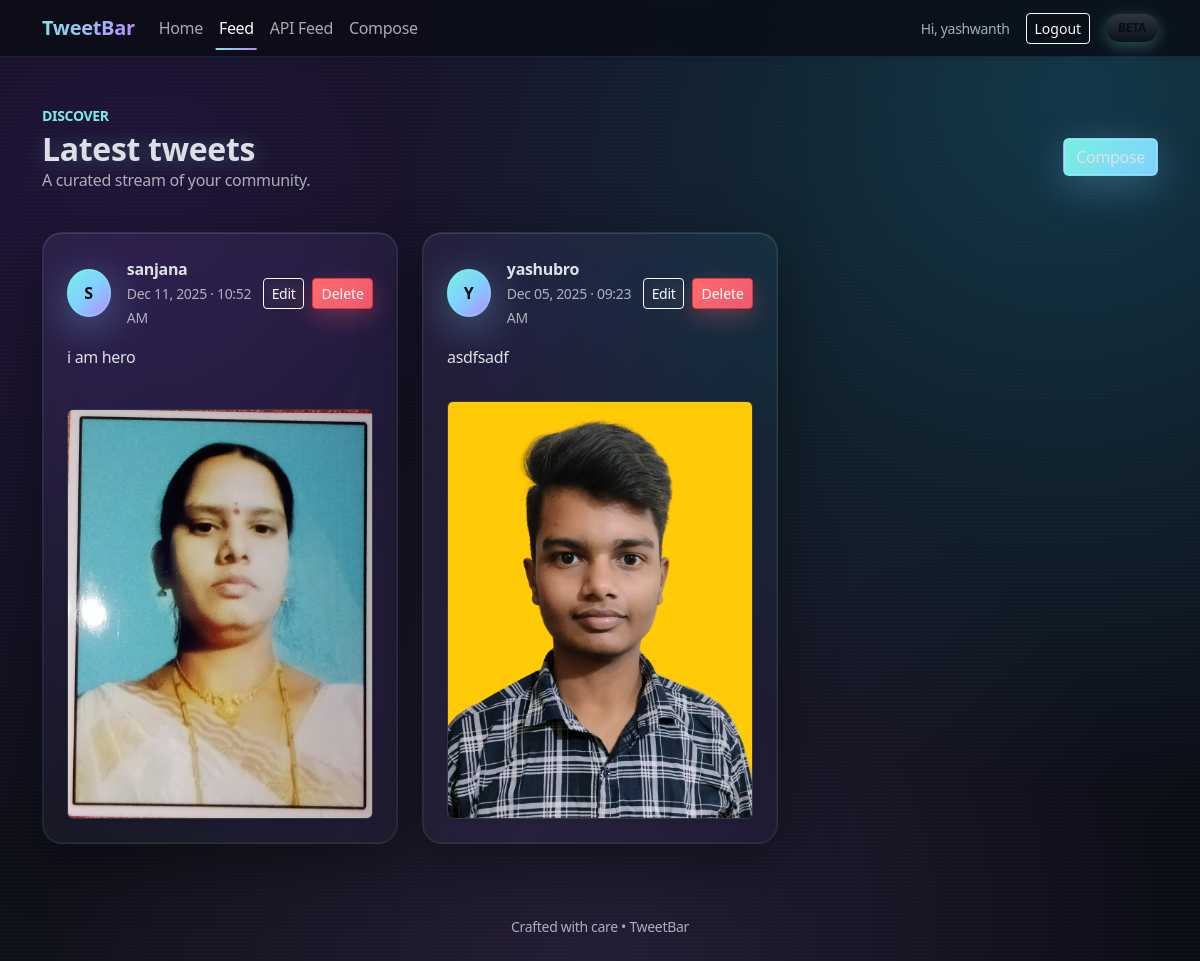
The app's page /tweets/ (signed in) with its own data.
### tweet/models.py (models this page shows, shortened)
class Tweet(models.Model):
    user = models.ForeignKey(User, on_delete=models.CASCADE)
    text = models.TextField()
    image = models.ImageField(upload_to='tweet_images/', null=True, blank=True)
    created_at = models.DateTimeField(auto_now_add=True)
    updated_at = models.DateTimeField(auto_now=True)
    class Meta:
        ordering = ['-created_at', '-id']

### tweet/views.py (the view)
# urls.py: path("tweets/", views.tweet_list, name="tweet_list"),
def tweet_list(request):
    tweets = Tweet.objects.all().order_by("-created_at")
    return render(request, "tweet_list.html", {"tweets": tweets})

### templates/tweet_list.html (shortened to what this page needs)
{% extends 'layout.html' %}
{% block content %}
<div class="d-flex align-items-center justify-content-between mb-4">
    <div>
        <p class="text-accent text-uppercase small fw-semibold mb-1">Discover</p>
        <h2 class="fw-bold mb-0">Latest tweets</h2>
        <p class="text-muted">A curated stream of your community.</p>
    </div>
    <a href="{% url 'create_tweet' %}" class="btn btn-gradient">Compose</a>
</div>
{% if tweets %}
    <div class="row g-4">
        {% for tweet in tweets %}
            <div class="col-12 col-md-6 col-lg-4">
                <article class="glass-card h-100 p-4 d-flex flex-column">
                    <div class="d-flex align-items-center justify-content-between mb-3">
                        <div class="d-flex align-items-center gap-3">
                            <span class="avatar-circle">{{ tweet.user.username|default:"U"|slice:":1"|upper }}</span>
                            <div>
                                <div class="fw-semibold">{{ tweet.user.username|default:"Unknown" }}</div>
                                <small class="text-muted">{{ tweet.created_at|date:"M d, Y · h:i A" }}</small>
                            </div>
                        </div>
                        {% if user.is_authenticated %}
                            <div class="d-flex gap-2">
                                <a href="{% url 'tweet_edit' tweet.pk %}" class="btn btn-sm btn-outline-light">Edit</a>
                                <form method="post" action="{% url 'tweet_delete' tweet.pk %}" class="mb-0">
                                    <button type="submit" class="btn btn-sm btn-danger">Delete</button>
                                </form>
                            </div>
                        {% endif %}
                    </div>
                    <p class="flex-grow-1 text-body">{{ tweet.text }}</p>
                    {% if tweet.image %}
                        <div class="mt-3">
                            <img src="{{ tweet.image.url }}" alt="Tweet image" class="img-fluid rounded border border-dark-subtle shadow-sm">
                        </div>
                    {% endif %}
                </article>
            </div>
        {% endfor %}
    </div>
{% else %}
    <div class="glass-card text-center p-5">
        <h3 class="fw-bold mb-2">No tweets yet</h3>
        <p class="text-muted mb-4">Be the first to share something brilliant.</p>
        <a href="{% url 'create_tweet' %}" class="btn btn-gradient">Create your first tweet</a>
    </div>
{% endif %}
{% endblock %}

### templates/layout.html (shortened to what this page needs)
{% load static %}
<!DOCTYPE html>
<html lang="en" data-bs-theme="dark">
<head>
    <link rel="stylesheet" href="{% static 'style.css' %}">
    <link
        href="https://cdn.jsdelivr.net/npm/bootstrap@5.3.3/dist/css/bootstrap.min.css"
        rel="stylesheet"
    >
</head>
<body class="bg-radial">
    <nav class="navbar navbar-expand-lg navbar-glass sticky-top shadow-sm">
        <div class="container">
            <a class="navbar-brand fw-bold text-gradient" href="{% url 'index' %}">TweetBar</a>
            <div class="collapse navbar-collapse" id="navbarContent">
                <ul class="navbar-nav me-auto mb-2 mb-lg-0">
                    <li class="nav-item">
                        <a class="nav-link {% if request.resolver_match.url_name == 'index' %}active{% endif %}" href="{% url 'index' %}">Home</a>
                    </li>
                    <li class="nav-item">
                        <a class="nav-link {% if request.resolver_match.url_name == 'tweet_list' %}active{% endif %}" href="{% url 'tweet_list' %}">Feed</a>
                    </li>
                    <li class="nav-item">
                        <a class="nav-link {% if request.resolver_match.url_name == 'tweet_list_api' %}active{% endif %}" href="{% url 'tweet_list_api' %}">API Feed</a>
                    </li>
                    <li class="nav-item">
                        <a class="nav-link {% if request.resolver_match.url_name == 'create_tweet' %}active{% endif %}" href="{% url 'create_tweet' %}">Compose</a>
                    </li>
                </ul>
                <div class="d-flex align-items-center gap-3">
                    {% if user.is_authenticated %}
                        <span class="text-muted small">Hi, {{ user.username }}</span>
                        <form method="post" action="{% url 'logout' %}" class="mb-0">
                            <button class="btn btn-outline-light btn-sm" type="submit">Logout</button>
                        </form>
                    {% else %}
                        <a class="btn btn-outline-light btn-sm" href="{% url 'login' %}">Login</a>
                        <a class="btn btn-gradient btn-sm" href="{% url 'register' %}">Sign up</a>
                    {% endif %}
                    <span class="badge rounded-pill bg-gradient text-uppercase">Beta</span>
                </div>
            </div>
        </div>
    </nav>
    <main class="py-5">
        <div class="container">
            {% block content %}{% endblock %}
        </div>
    </main>
    <footer class="py-4 text-center text-muted small">
        Crafted with care • TweetBar
    </footer>
</body>
</html>

### records on screen
Tweet: user.username "S", user.username "sanjana", created_at "Dec 11, 2025 · 10:52 AM", text "i am hero", image (picture)
Tweet: user.username "Y", user.username "yashubro", created_at "Dec 05, 2025 · 09:23 AM", text "asdfsadf", image (picture)

### other values on screen
{{ user.username }} "yashwanth"
